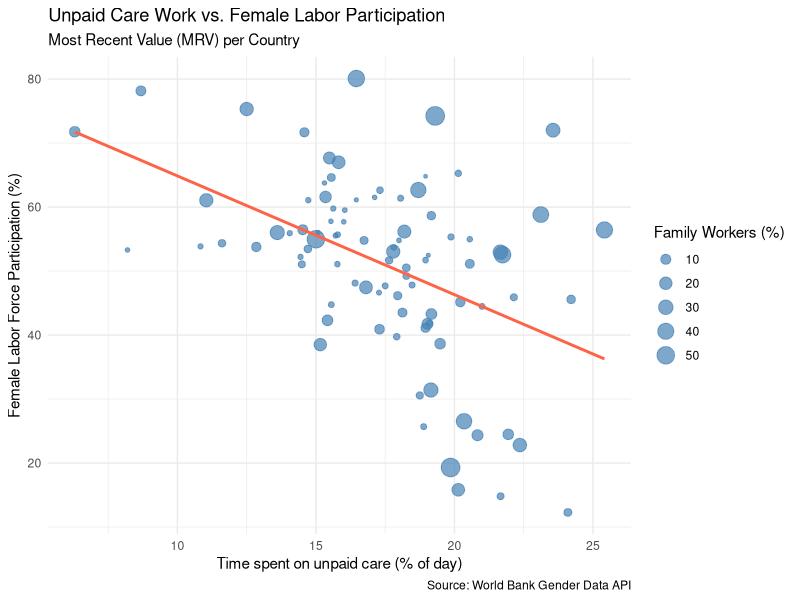
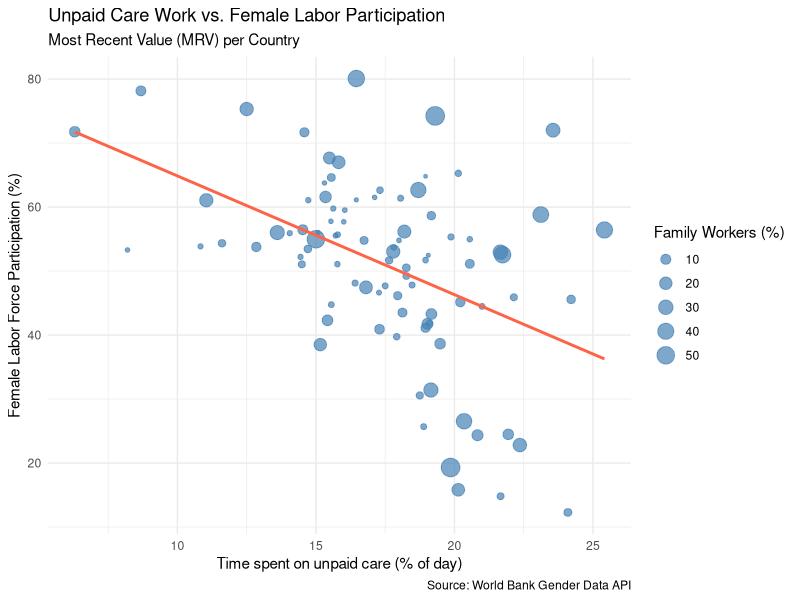

Write the R code that produced these figures, in order.
# A. LOAD LIBRARIES
# Libraries must be reload in every new script
library(tidyverse)

# B. LOAD THE PREVIOUSLY SAVED DATA
# Instead of downloading again, we read the Master File we created in script 01
# Make sure the path matches where you saved the CSV
master_df <- read.csv("data_preprocessed/gender_care_economy_master.csv")

# 8. DATA CLEANING: FILTERING FOR MOST RECENT VALUE (MRV) -------------------

# Not all the countries have the same data, so
# we want the latest available data point for each country 
# to ensure our cross-country comparison is as up-to-date as possible.

mrv_data <- master_df %>%
  filter(!is.na(care_work_val)) %>% # Remove rows where care data is missing
  group_by(countryiso3code) %>%     # Group by country
  filter(date == max(date)) %>%     # Keep only the most recent year per country
  ungroup()

# Check how many countries we have now
nrow(mrv_data)

# 9. INITIAL VISUALIZATION (Care Work vs Labor Participation) ---

# Let's create a scatter plot to see the correlation
# Research Question: How is unpaid care related to economic participation?

ggplot(mrv_data, aes(x = care_work_val, y = labor_part_val)) +
  geom_point(aes(size = family_work_val), color = "steelblue", alpha = 0.7) +
  geom_smooth(method = "lm", color = "tomato", se = FALSE) + # Add a trend line
  labs(
    title = "Unpaid Care Work vs. Female Labor Participation",
    subtitle = "Most Recent Value (MRV) per Country",
    x = "Time spent on unpaid care (% of day)",
    y = "Female Labor Force Participation (%)",
    size = "Family Workers (%)",
    caption = "Source: World Bank Gender Data API"
  ) +
  theme_minimal()

# Save your first plot for your Master's presentation
ggsave("plots/care_vs_labor_mrv.png", width = 10, height = 7)
